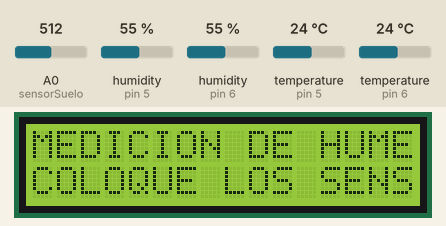
A sketch run on a simulated Arduino Uno, built with avr-gcc and run on an emulated ATmega328P. On the bench: 16×2 character LCD. The inputs (shaded band) are chosen by the test bench; at power-on: A0 (sensorSuelo) = 512, humidity (sensors on pin 5, pin 6) 55 %, temperature (sensors on pin 5, pin 6) 24 °C. The local clock reads 2024-03-15 10:24:30 at power-on unless the sketch sets it; storage starts empty.

Above: at 0.2 s.
At 1.4 s:
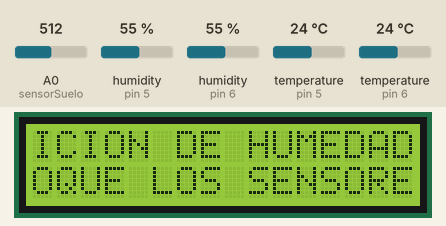
At 3.0 s:
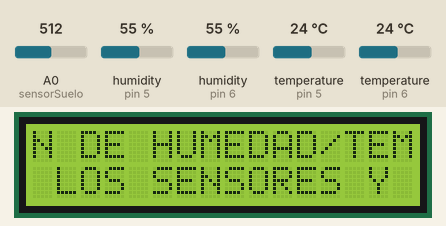
At 6.2 s:
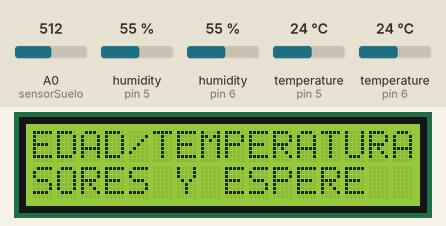
At 7.4 s:
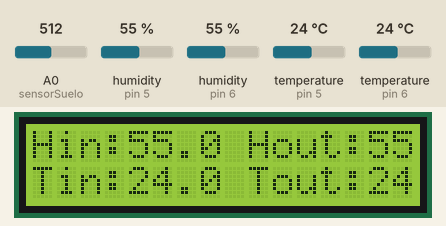
At 13.3 s:
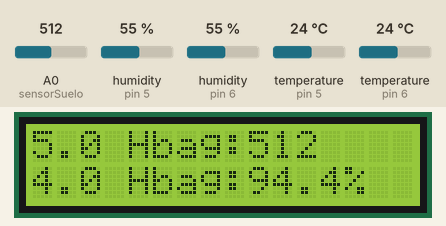

Measured:
- by itself, everything shown: repeats every 7.4 s, in 16 steps
- what the display in image 1 shows lasts 0.4 s, from 1.4 s to 1.8 s
- what the display in image 3 shows lasts 0.7 s, from 6.2 s to 6.9 s

The sketch:

Code.ino
```cpp
// Librerías del proyecto
#include <LiquidCrystal_I2C.h>
#include <SPI.h>
#include <SD.h>
#include <RTClib.h>
#include <DHT.h>
#include <DHT_U.h>

// Declaración del tipo de sensor a utilizar
#define DHTTYPE DHT22


// Intervalo de tiempo entre lecturas. Debe ingresar el valor en minutos
int inter = 15;


// Declaración de variables generales para los componentes utilizados
LiquidCrystal_I2C pant(0x27, 16, 2);
File lectura;
RTC_DS3231 rtc;

int dhtInterno = 5;
int dhtExterno = 6;
int sensorSuelo = A0;
int lastMin = 0;

DHT DHTinterno(dhtInterno, DHTTYPE);
DHT DHTexterno(dhtExterno, DHTTYPE);


// Calibración propia para el sensor de humedad del suelo
float m = -0.20964;
float b = 201.78;

// Variables para las lecrturas de temperatura y humedad
float Hin = -99;
float Tin = -99;
float Hout = -99;
float Tout = -99;


// Función set up
void setup() {

  // Inicialización de la pantalla
  initPant();

  // Inicializacion de los sensores y componentes adicionales
  DHTinterno.begin();
  DHTexterno.begin();
  rtc.begin();
  SD.begin(10);

  // Archivo para la escritura en la tarjeta SD
  lectura = SD.open("lecturas.txt", FILE_WRITE);

  // Encabezado de los datos a escribir en la tarjeta
  if( lectura ){

    lectura.print("Fecha,");
    lectura.print("Hora,");
    lectura.print("Humedad interna (%),");
    lectura.print("Temperatura interna (°C),");
    lectura.print("Humedad externa (%),");
    lectura.print("Temperatura externa (°C),");
    lectura.print("Humedad en la bolsa,");
    lectura.println("Humedad en la bolsa (%)");
  }
  lectura.close();


  /* Sincronización del reloj en tiempo real
   * Para sincronizar el reloj en tiempo real, descomente la siguiente línea
   * y cargue el programa. Luego de sincronizar, comente nuevamente la línea
   * y cargue nuevamente el programa
   */
  //rtc.adjust( DateTime( F(__DATE__), F(__TIME__) ) );


  // Declaración del comportamiento de las terminales del Arduino
  pinMode(sensorSuelo, INPUT);
  pinMode(dhtInterno, INPUT);
  pinMode(dhtExterno, INPUT);
  analogReference(EXTERNAL);
}


// Ciclo loop
void loop() {

  // Lectura de la fecha y hora actual y, cálculos necesarios
  DateTime actual = rtc.now();
  int mins = actual.minute() % inter;

  // Lectura de los sensores ambientales, con verificación de errores
  if ( isnan(DHTinterno.readHumidity()) != 1 )
      Hin = DHTinterno.readHumidity();
  if ( isnan(DHTinterno.readTemperature()) != 1 )
      Tin = DHTinterno.readTemperature();
  if ( isnan(DHTexterno.readHumidity()) != 1 )
      Hout = DHTexterno.readHumidity();
  if ( isnan(DHTexterno.readTemperature()) != 1 )
      Tout = DHTexterno.readTemperature();

  // Lectura del sensor de humedad para suelo
  float Hbag = analogRead(sensorSuelo);
  float HbagC = m * Hbag + b;

  // Condición de lectura. Se cumple una vez por minuto
  if ( lastMin != actual.minute() ){

    lastMin = actual.minute();

    // Despliegue de los valores en pantalla
    pantalla(Hin, Tin, Hout, Tout, Hbag, HbagC);

    // Condición de escritura. Se cumple si los minutos son 0, 15, 30 o 45
    if ( lastMin == 0 || mins == 0 ) {

      // Escritura de los valores en la tarjeta SD
      escribir(actual, Hin, Tin, Hout, Tout, Hbag, HbagC);

      // Reinicio de los valores almacenados
      Hin = -99;
      Tin = -99;
      Hout = -99;
      Tout = -99;

    }
  }

  // Desplazamiento del mensaje en pantalla, hacia la izquierda
  for(int i=0; i < 15; i++){

    delay(400);
    pant.scrollDisplayLeft();
  }

  // Regreso del cursor de la pantalla a su posición original
  delay(700);
  pant.home();
  delay(700);
}

// Función encargada de inicializar la pantalla LCD 16x2
void initPant(){

  // Inicialización de la pantalla y activación de su iluminación
  pant.init();
  pant.backlight();
  pant.begin(16, 2);
  pant.home();

  // Mensaje inicial
  pant.print("MEDICION DE HUMEDAD/TEMPERATURA");
  pant.setCursor(0, 1);
  pant.print("COLOQUE LOS SENSORES Y ESPERE");

  // Desplazamiento del mensaje en pantalla, hacia la izquierda
  for(int i=0; i < 15; i++){

    delay(400);
    pant.scrollDisplayLeft();
  }

  // Regreso del cursor de la pantalla a su posición original
  delay(700);
  pant.home();
  delay(200);
}

/* Función para el despliegue de los valores en pantalla
 * Recibe como parámetros las lecturas realizadas y escribe
 * los valores en la pantalla
 */
void pantalla(float Hin, float Tin, float Hout, float Tout, float Hbag, float HbagC) {

  // Limpia la pantalla
  pant.clear();

  // Escritura del valor de humedad interna, con un valor decimal
  pant.print("Hin:");
  pant.print(Hin,1);

  // Escritura del valor de humedad externa, con un valor decimal
  pant.print(" Hout:");
  pant.print(Hout,1);

  // Escritura del valor de humedad en la bolsa, sin decimales
  pant.print(" Hbag:");
  pant.print(Hbag,0);

  pant.setCursor(0,1);

  // Escritura del valor de temperatura interna, con un valor decimal
  pant.print("Tin:");
  pant.print(Tin,1);

  // Escritura del valor de temperatura externa, con un valor decimal
  pant.print(" Tout:");
  pant.print(Tout,1);

  // Escritura del porcentage de humedad en la bolsa, con un valor decimal
  pant.print(" Hbag:");
  pant.print(HbagC,1);
  pant.print("%");
}

/* Función para la escritura de los valores en la tarjeta SD
 * Recibe como parámetros las lecturas realizadas y escribe
 * los valores en la tarjeta, en formato .CSV
 */
void escribir(DateTime actual, float Hin, float Tin, float Hout, float Tout, float Hbag, float HbagC) {

  // Se abre el archivo para la escritura en él
  lectura = SD.open("lecturas.txt", FILE_WRITE);

  // Se verifica la correcta apertura, para evitar errores
  if( lectura ){

    // Se procesa la fecha y hora y, se escribe
    char buffer [26] = "DDD DD MMM YYYY, hh:mm:ss";
    lectura.print(actual.toString(buffer));
    lectura.print(",");

    // Escritura del valor de humedad interna, con un valor decimal
    lectura.print(Hin,1);
    lectura.print(",");

    // Escritura del valor de temperatura interna, con un valor decimal
    lectura.print(Tin,1);
    lectura.print(",");

    // Escritura del valor de humedad externa, con un valor decimal
    lectura.print(Hout,1);
    lectura.print(",");

    // Escritura del valor de temperatura externa, con un valor decimal
    lectura.print(Tout,1);
    lectura.print(",");

    // Escritura del valor de humedad en la bolsa, sin decimales
    lectura.print(Hbag,1);
    lectura.print(",");

    // Escritura del porcentage de humedad en la bolsa, con un valor decimal
    lectura.print(HbagC,1);
    lectura.println("");

  }
  // Cierre del archivo de escritura
  lectura.close();
}
```
